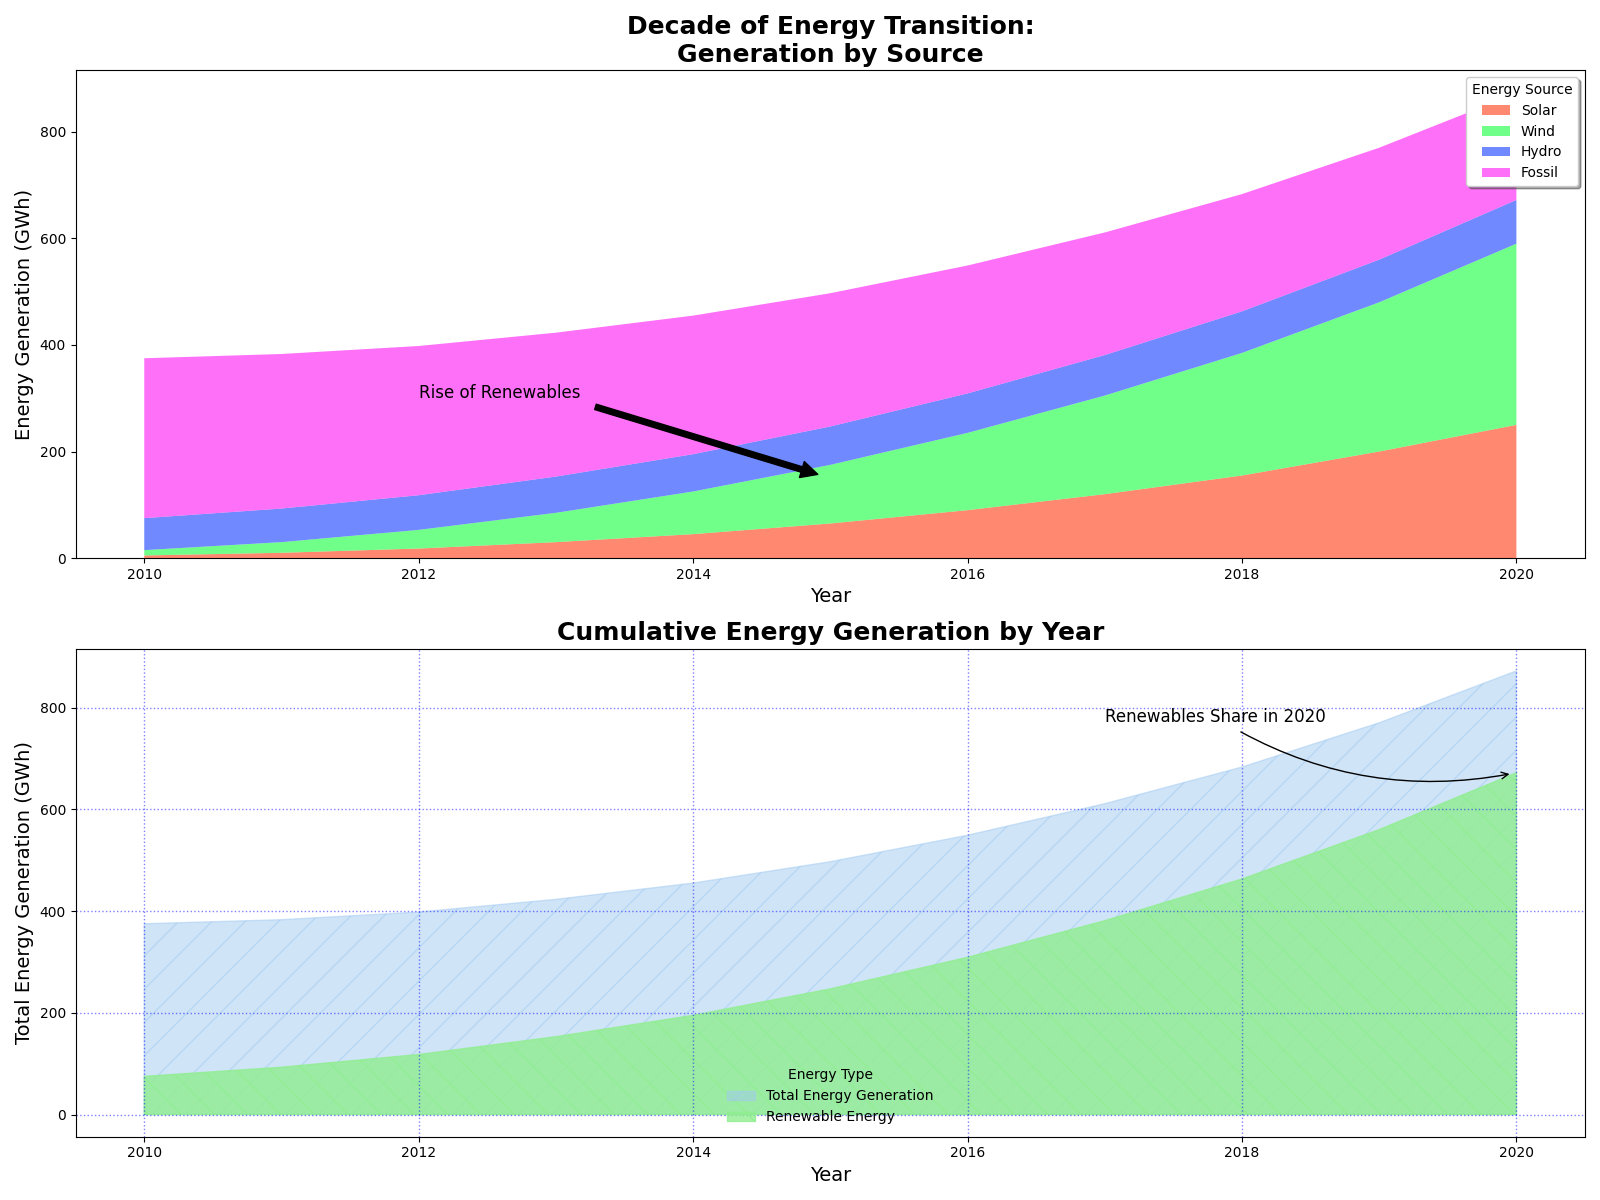

This figure's Python source:
import matplotlib.pyplot as plt
import numpy as np

years = np.arange(2010, 2021)
solar = np.array([5, 10, 18, 30, 45, 65, 90, 120, 155, 200, 250])
wind = np.array([10, 20, 35, 55, 80, 110, 145, 185, 230, 280, 340])
hydro = np.array([60, 63, 65, 68, 70, 72, 74, 76, 78, 80, 82])
fossil = np.array([300, 290, 280, 270, 260, 250, 240, 230, 220, 210, 200])

renewable = solar + wind + hydro
total = renewable + fossil

fig, (ax1, ax2) = plt.subplots(nrows=2, figsize=(16, 12))

ax1.stackplot(years, solar, wind, hydro, fossil,
              labels=['Solar', 'Wind', 'Hydro', 'Fossil'],
              colors=['#FF5733', '#33FF57', '#3357FF', '#FF33F6'], alpha=0.7)
ax1.set_xlabel('Year', fontsize=14)
ax1.set_ylabel('Energy Generation (GWh)', fontsize=14)
ax1.set_title('Decade of Energy Transition:\nGeneration by Source', fontsize=18, fontweight='bold')
ax1.legend(loc='upper right', title='Energy Source', shadow=True, fancybox=True)
ax1.grid(visible=False)
ax1.annotate('Rise of Renewables', xy=(2015, 150), xytext=(2012, 300),
             arrowprops=dict(facecolor='black', shrink=0.05), fontsize=12)

ax2.fill_between(years, 0, total, label='Total Energy Generation',
                 color='#A1CAF1', hatch='/', alpha=0.5)
ax2.fill_between(years, 0, renewable, label='Renewable Energy',
                 color='#90EE90', hatch='\\', alpha=0.8)
ax2.set_xlabel('Year', fontsize=14)
ax2.set_ylabel('Total Energy Generation (GWh)', fontsize=14)
ax2.set_title('Cumulative Energy Generation by Year', fontsize=18, fontweight='bold')
ax2.legend(loc='lower center', title='Energy Type', frameon=False)
ax2.grid(visible=True, which='major', linestyle=':', linewidth=1.0, color='blue', alpha=0.5)
ax2.annotate('Renewables Share in 2020',
             xy=(2020, renewable[-1]), xytext=(2017, renewable[-1] + 100),
             arrowprops=dict(arrowstyle='->', connectionstyle="arc3,rad=.2", facecolor='red', shrinkA=5, shrinkB=5),
             fontsize=12)

plt.tight_layout()
plt.show()
